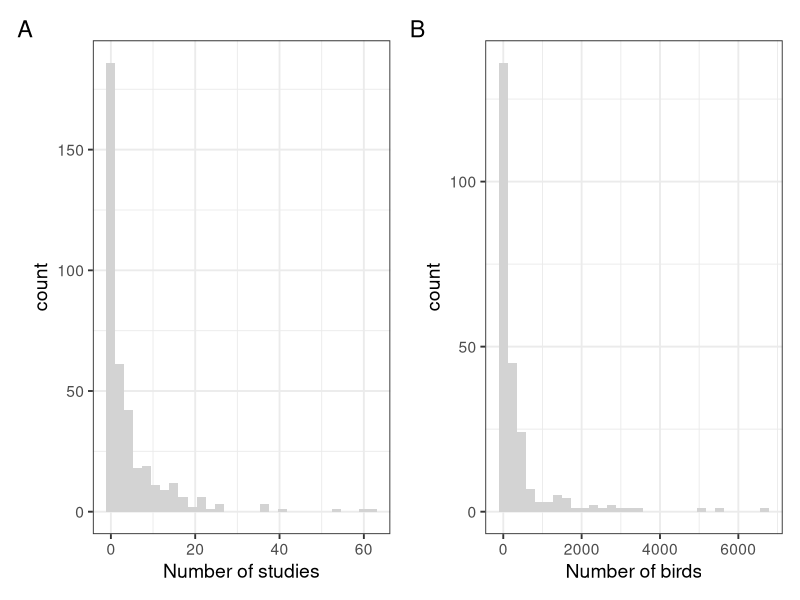

Write the R code that produced this figure.
## ---- chunk 1
library(tidyverse)
library(here)
library(patchwork)
## ---- chunk 2
# taxonomy info
species <- read_csv(here::here("data-raw/seabird-list-Clements2025.csv"))
  
# plastic data post NA removal i.e. used in models
plastic <- read_csv(here::here("data/plastic-data-aggregated_2026.csv"))

# plastic data pre NA removal AND with non studied species added
all <- read_csv(here::here("data/full-species-list-2026.csv"))
## ---- chunk 3
length(unique(plastic$source))
## ---- chunk 4
# make a binomial column
all$clements2025_binomial <- gsub("_", " ", all$tips)

# combine with taxonomy info
all <- left_join(all, species, by = c("clements2025_binomial" = "Clements2025_Binomial"))
## ---- chunk 5
# total studies per family
plastic %>%
  group_by(order, family) %>%
  summarise(total_studies = n())
## ---- chunk 6
# total studies per order
plastic %>%
  group_by(order) %>%
  summarise(total_studies = n())
## ---- chunk 7
# total species per family
plastic %>%
  group_by(order, family) %>%
  summarise(total_species = length(unique(clements2025_binomial)))
## ---- chunk 8
# total species per order
plastic %>%
  group_by(order) %>%
  summarise(total_species = length(unique(clements2025_binomial)))
## ---- chunk 9
# total birds per family
plastic %>%
  group_by(order, family) %>%
  summarise(total_birds = sum(n_total))
## ---- chunk 10
# total birds per order
plastic %>%
  group_by(order) %>%
  summarise(total_birds = sum(n_total))
## ---- chunk 11
# total birds
plastic %>%
  summarise(total_birds = sum(n_total))
## ---- chunk 12
# total studies per family
all %>%
  group_by(Clements2025_Order, Clements2025_Family) %>%
  summarise(total_studies = sum(n_studies))
## ---- chunk 13
# total studies per order
all %>%
  group_by(Clements2025_Order) %>%
  summarise(total_studies = sum(n_studies))
## ---- chunk 14
# total species per family
# this is a bit fiddly as we need to record species that do have data
all %>%
  group_by(Clements2025_Order, Clements2025_Family) %>%
  summarise(total_species = length(which(!is.na(total_n) == TRUE)))
## ---- chunk 15
# total species per order
all %>%
  group_by(Clements2025_Order) %>%
  summarise(total_species = length(which(!is.na(total_n) == TRUE)))
## ---- chunk 16
# total birds per family
all %>%
  group_by(Clements2025_Order, Clements2025_Family) %>%
  summarise(total_birds = sum(total_n, na.rm = TRUE))
## ---- chunk 17
# total birds per order
all %>%
  group_by(Clements2025_Order) %>%
  summarise(total_birds = sum(total_n, na.rm = TRUE))
## ---- chunk 18
# total birds
all %>%
  summarise(total_birds = sum(total_n, na.rm = TRUE))
## ---- chunk 19
all %>% summarise(length(which(!is.na(total_n) == TRUE)))
## ---- chunk 20
all %>% summarise(length(which(total_plastic > 0)))
## ---- chunk 21
all %>% 
  summarise(mean_species_FO_weighted = weighted.mean((total_plastic/total_n), total_n, na.rm = TRUE))
## ---- chunk 22
all %>%
  group_by(Clements2025_Order) %>%
  summarise(mean_species_FO_weighted = weighted.mean((total_plastic/total_n), total_n, na.rm = TRUE))
## ---- chunk 23
all %>%
  group_by(Clements2025_Order, Clements2025_Family) %>%
  summarise(mean_species_FO_weighted = weighted.mean((total_plastic/total_n), total_n, na.rm = TRUE))
## ---- chunk 24
species_FO <-
  all %>%
  filter(!is.na(total_n)) %>%
  group_by(Clements2025_Order, Clements2025_Family, clements2025_binomial) %>%
  summarise(mean_species_FO_weighted = weighted.mean((total_plastic/total_n), total_n, na.rm = TRUE) *100,
            total_n) %>%
  mutate(Family = case_when(Clements2025_Family == "Anatidae (Ducks, Geese, and Waterfowl)" ~ "Anatidae",
                            Clements2025_Family == "Scolopacidae (Sandpipers and Allies)" ~ "Scolopacidae",    
                            Clements2025_Family == "Stercorariidae (Skuas and Jaegers)" ~ "Stercorariidae",      
                            Clements2025_Family == "Alcidae (Auks, Murres, and Puffins)" ~ "Alcidae",     
                            Clements2025_Family == "Laridae (Gulls, Terns, and Skimmers)" ~ "Laridae",    
                            Clements2025_Family == "Phaethontidae (Tropicbirds)" ~ "Phaethontidae",            
                            Clements2025_Family == "Gaviidae (Loons)" ~ "Gaviidae",                        
                            Clements2025_Family == "Spheniscidae (Penguins)" ~ "Spheniscidae",                
                            Clements2025_Family == "Diomedeidae (Albatrosses)" ~ "Diomedeidae",               
                            Clements2025_Family == "Oceanitidae (Southern Storm-Petrels)" ~ "Oceanitidae",    
                            Clements2025_Family == "Hydrobatidae (Northern Storm-Petrels)" ~ "Hydrobatidae",   
                            Clements2025_Family == "Procellariidae (Shearwaters and Petrels)"~ "Procellariidae",
                            Clements2025_Family == "Fregatidae (Frigatebirds)" ~ "Fregatidae",             
                            Clements2025_Family == "Sulidae (Boobies and Gannets)" ~ "Sulidae",         
                            Clements2025_Family == "Phalacrocoracidae (Cormorants and Shags)" ~ "Phalacrocoracidae", 
                            Clements2025_Family == "Pelecanidae (Pelicans)" ~ "Pelecanidae")) %>%
  ungroup() %>%
  arrange(-mean_species_FO_weighted) %>%
  select(Order = Clements2025_Order, Family, Species = clements2025_binomial, total_n, mean_species_FO_weighted)

#write_csv(species_FO, file = here::here("output/weighted-mean-species-FO.csv"))
## ---- chunk 25
species_FO %>% filter(mean_species_FO_weighted >= 50) %>% summarise(n())
## ---- chunk 26
  all %>%
  filter(n_studies >=3 & total_n >= 100) %>% 
  summarise(n())
## ---- chunk 27
all %>%
  summarise(min_studies = min(n_studies),
            max_studies = max(n_studies),
            median_studies = median(n_studies),
            min_birds = min(total_n, na.rm = TRUE),
            max_birds = max(total_n, na.rm = TRUE),
            median_birds = median(total_n, na.rm = TRUE))
## ---- chunk 28
studies <-
  ggplot(all, aes(x = n_studies)) +
  geom_histogram(fill = "lightgrey") +
  theme_bw(base_size = 14) +
  xlab("Number of studies")
  
birds <-
  ggplot(all, aes(x = total_n)) +
  geom_histogram(fill = "lightgrey") +
  theme_bw(base_size = 14) +
  xlab("Number of birds")

studies + birds + plot_annotation(tag_levels = "A")

#ggsave()
## ---- chunk 29
susceptible <-
  all %>%
  filter(n_studies >=3 & total_n >= 100) %>% 
  group_by(clements2025_binomial) %>%
  summarise(mean_species_FO_weighted = weighted.mean((total_plastic/total_n), total_n, na.rm = TRUE)) %>%
  filter(mean_species_FO_weighted > 0.50)

#write_csv(susceptible, file = here::here("output/susceptible.csv"))
## ---- chunk 30
results <- all %>%
  # add whether studied or not
  mutate(studied = 
           case_when(n_studies > 0  ~ "yes",                      
                     n_studies == 0 ~ "no")) %>%
  # add whether well studied or not
  mutate(well_studied = 
           case_when(n_studies >=3 & total_n >= 100 ~ "yes",                      
                     n_studies <3 | total_n < 100 ~ "no")) %>%
  # add weighted mean FO
  mutate(mean_species_FO_weighted = weighted.mean((total_plastic/total_n), total_n, na.rm = TRUE)) %>%
  mutate(Family = case_when(Clements2025_Family == "Anatidae (Ducks, Geese, and Waterfowl)" ~ "Anatidae",
                            Clements2025_Family == "Scolopacidae (Sandpipers and Allies)" ~ "Scolopacidae",    
                            Clements2025_Family == "Stercorariidae (Skuas and Jaegers)" ~ "Stercorariidae",      
                            Clements2025_Family == "Alcidae (Auks, Murres, and Puffins)" ~ "Alcidae",     
                            Clements2025_Family == "Laridae (Gulls, Terns, and Skimmers)" ~ "Laridae",    
                            Clements2025_Family == "Phaethontidae (Tropicbirds)" ~ "Phaethontidae",            
                            Clements2025_Family == "Gaviidae (Loons)" ~ "Gaviidae",                        
                            Clements2025_Family == "Spheniscidae (Penguins)" ~ "Spheniscidae",                
                            Clements2025_Family == "Diomedeidae (Albatrosses)" ~ "Diomedeidae",               
                            Clements2025_Family == "Oceanitidae (Southern Storm-Petrels)" ~ "Oceanitidae",    
                            Clements2025_Family == "Hydrobatidae (Northern Storm-Petrels)" ~ "Hydrobatidae",   
                            Clements2025_Family == "Procellariidae (Shearwaters and Petrels)"~ "Procellariidae",
                            Clements2025_Family == "Fregatidae (Frigatebirds)" ~ "Fregatidae",             
                            Clements2025_Family == "Sulidae (Boobies and Gannets)" ~ "Sulidae",         
                            Clements2025_Family == "Phalacrocoracidae (Cormorants and Shags)" ~ "Phalacrocoracidae", 
                            Clements2025_Family == "Pelecanidae (Pelicans)" ~ "Pelecanidae"))

  # replace NAs with 0s
  #tidyr::replace_na(list(0)
  #
#write_csv(results, file = here::here("output/results-for-tree-plotting.csv"))
